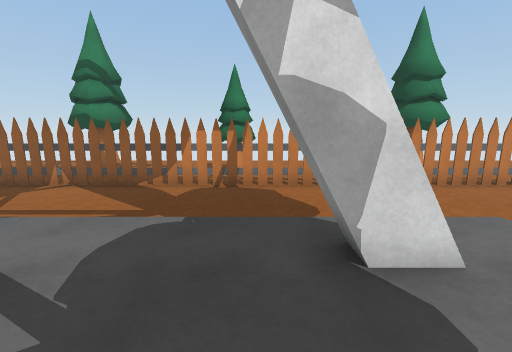
view 1 (above)

21 first-person views from a walk through a 3-D level made in the Unity game engine. The camera is 1.5 m above the floor, tilts 10° down and sees 90° across. The floor is counted in squares, 1 m on a side. Each view is taken from the middle of a square. On the plan, view 1 faces up. The plan holds only what a view shows up to about 13 squares ahead; the rest is blank. The place goes on beyond the plan. The player is left out. Some surface patterns are stand-ins.

view 2
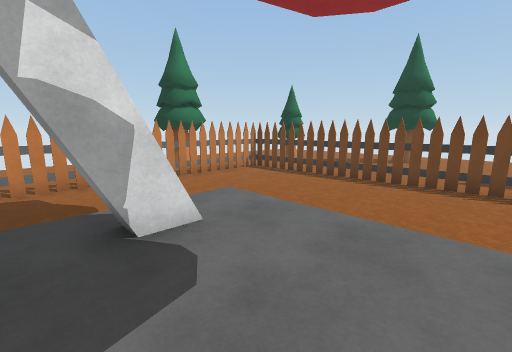

view 3
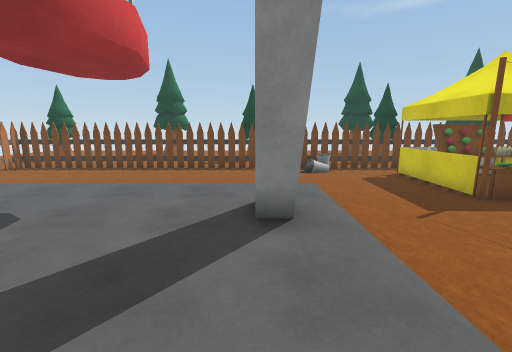

view 4
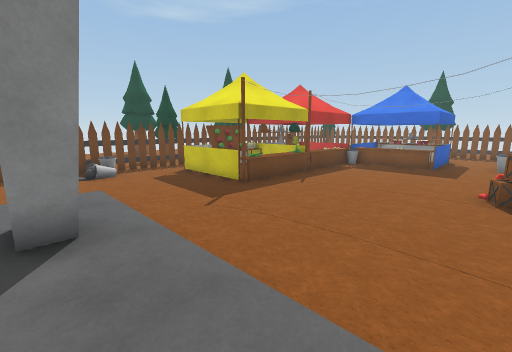

view 5
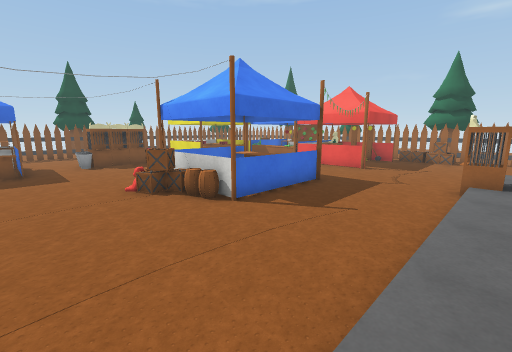

view 6
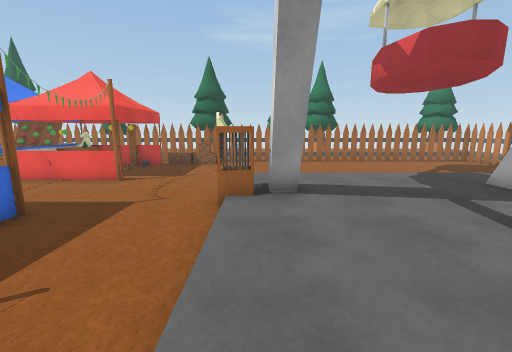

view 7
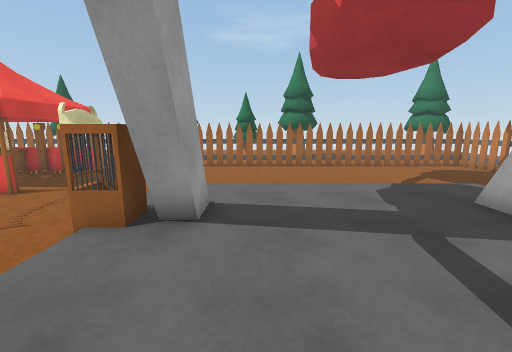

view 8
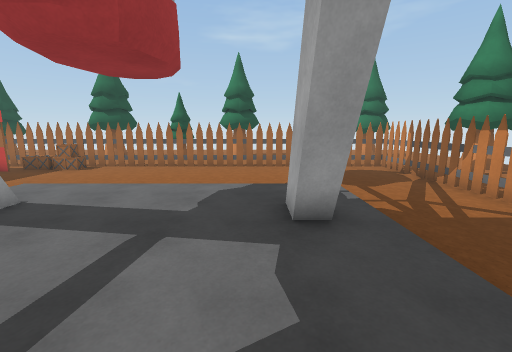

view 9
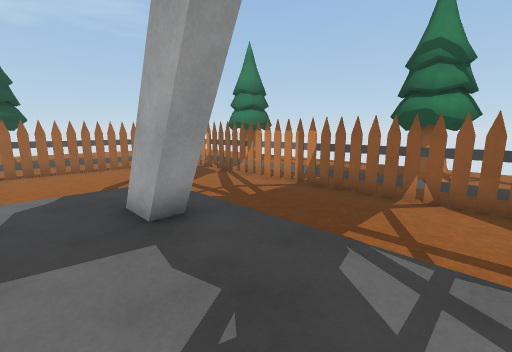

view 10
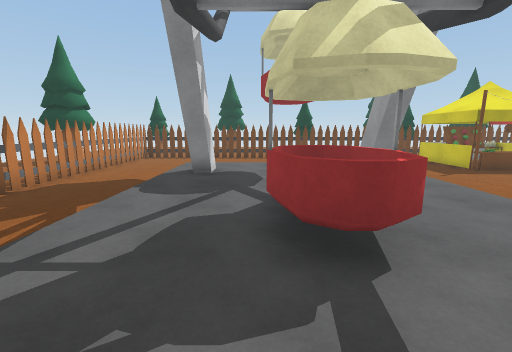

view 11
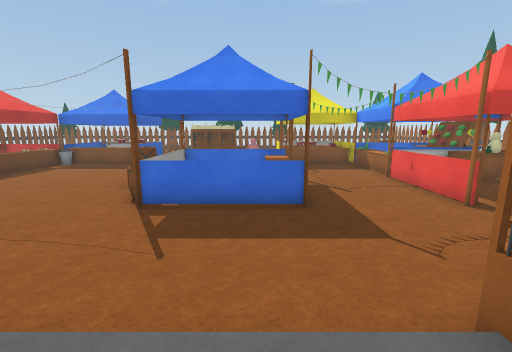

view 12
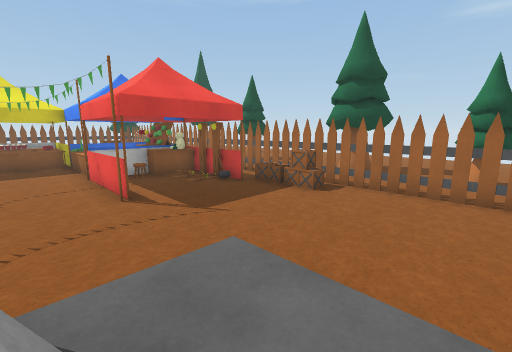

view 13
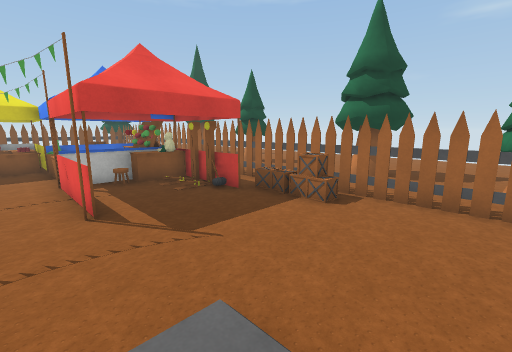

view 14
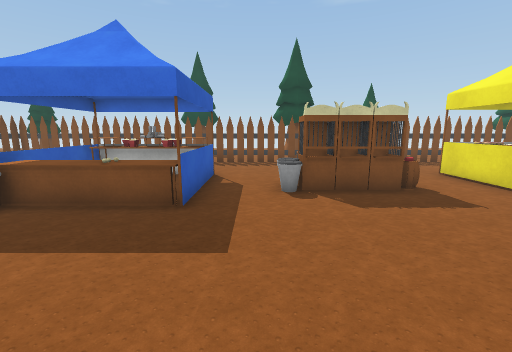

view 15
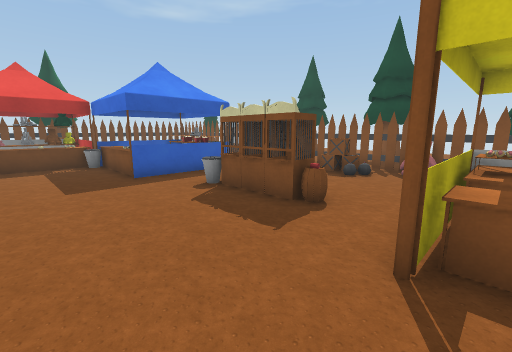

view 16
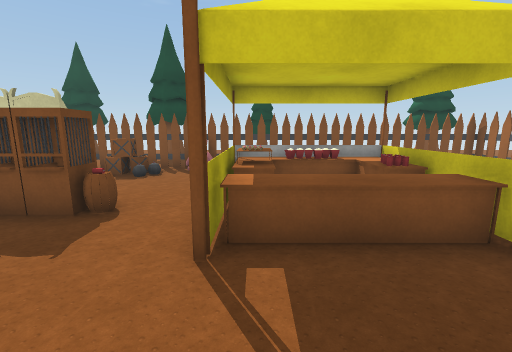

view 17
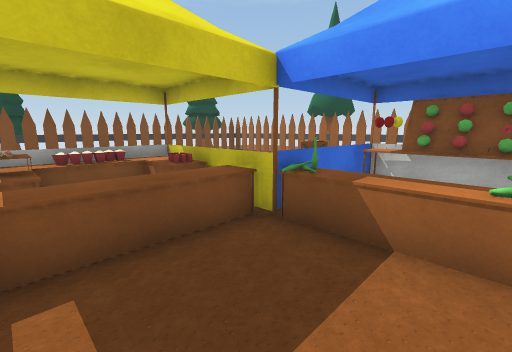

view 18
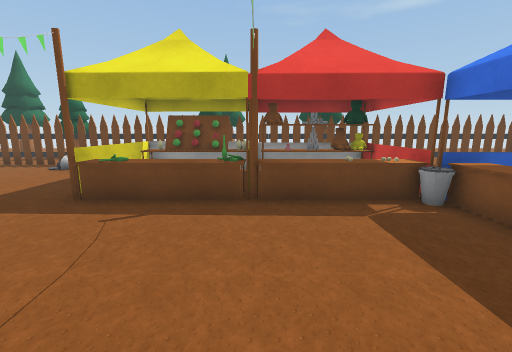

view 19
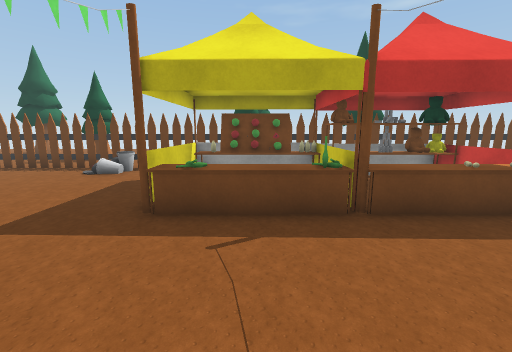

view 20
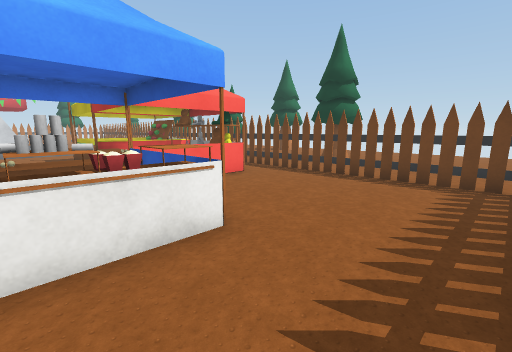

view 21
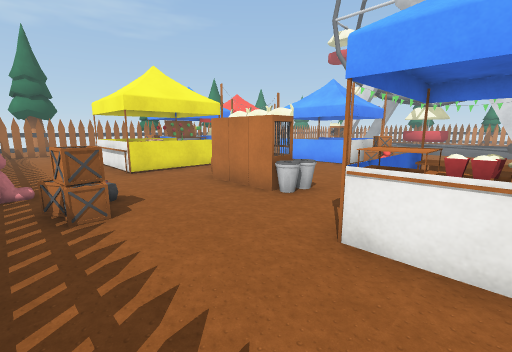

### Floor plan
Key: @ floor where view 1 was taken; # wall or solid block; x gap in a wall; . main floor; : floor 0.25 m higher than the main floor; + floor 0.75 m higher than the main floor; = window, fence, low wall or low ledge; ^ raised ledge; T tree; B bin; A table; E tent; C crate; O other object.
Columns run from 20 left of view 1 to 12 right of it. Each row starts with its distance up from view 1.
 11                   TTT      T
 10        ............T...   ....
  9    ================.==========
  8   x...........................x
  7   x...........................x
  6   x...........................x
  5  .x...........................x.
  4  .x.... :::::::::::::::::.....x.
  3  .x.... ::+#:::::::::##::.....x.
  2  .x.... :::::::::::::::::.....=.
  1  .x.... ::::::::=::::::::.....=.
  0   x.... :::::::^^^ :@::::.....=.
 -1   x.... :::::::^^= ::::::.....=.
 -2 T.x.....:::::::::: :::::: ....=.T
 -3 T.x.....::##:::::::::##:: ....=.T
 -4  .x.....::OO:::::::::# :: ....=
 -5  .x.......OO..................=
 -6  .#C........................OB
 -7  .#C..........................=
 -8   #C..........................=
 -9   #CE...E...O EE#.......AEAAE.=
-10   #.O...E...    E.......A.AAE  OO
-11   # #...E...OO  CC......A.A   = O
-12     AAA.E...OO  OO......A.AA  =
-13      A  A...O EEE.......AEEA  =
-14   x  A AA...............A.AA  =
-15   x  A AA...............A AA .=
-16   x AA AA...............A AA..=
-17   x A  AAAAAE.......AAABAEAA..=.
-18   x     AAAA...OOB..AAAA  ....=.
-19   #     AA.A..OOOB...  E .....=.
-20   #     AAAA........AAAA......=.
-21   #     AAAA........AAAA......=.
-22   #        ...................=.
-23   # ...........CC.... ........=.
-24   # .........O........ .......=.
-25    xxxxxxxxxx#xxxxx######xxxxx

Positions as (right, up) in squares from view 1, and headings:
1: (0, 0), facing up
2: (0, -1), facing up-right
3: (-3, -3), facing right
4: (-3, -3), facing down-right
5: (0, -4), facing down-left
6: (-3, -4), facing left
7: (-5, -2), facing left
8: (-5, 2), facing left
9: (-5, 1), facing up-left
10: (-8, 1), facing right
11: (-7, -3), facing down
12: (-10, -2), facing down-left
13: (-11, -3), facing down-left
14: (-2, -12), facing down
15: (-9, -14), facing down-right
16: (-9, -14), facing down
17: (-9, -14), facing down-left
18: (-2, -13), facing right
19: (-1, -11), facing right
20: (1, -24), facing up-right
21: (1, -24), facing up-left
